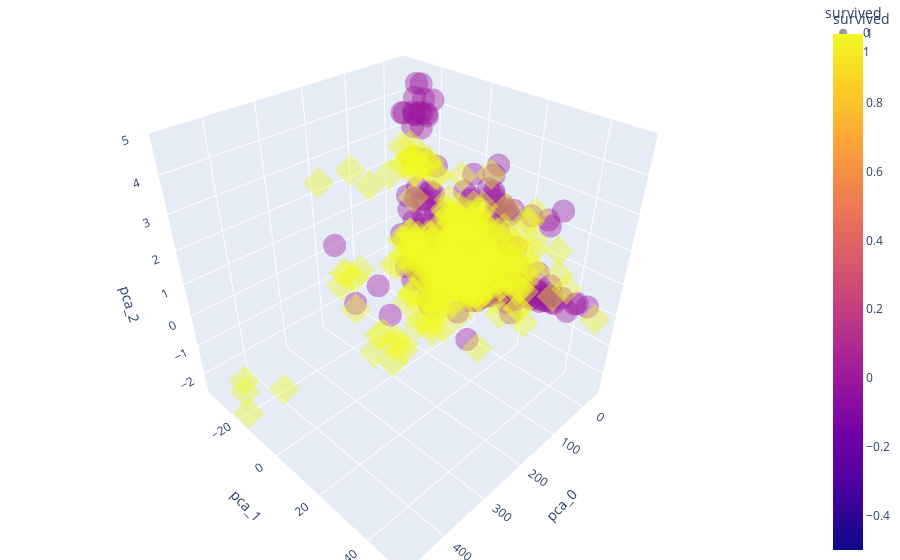

The code cell stored with this chart in its notebook:
### Code cell
fig = px.scatter_3d(pca_pd, x='pca_0', y='pca_1', z='pca_2', color='survived', symbol='survived', opacity=0.4)
fig.update_layout(margin=dict(l=0, r=0, b=0, t=0))
fig.show()

### Figure 1 — Plotly figure (JSON) as saved in the notebook; plotly's stock layout.template omitted (floating-point values rounded to 4 significant figures; data arrays with more than 128 entries replaced by an {"elided": "..."} marker saying what was removed)
{"data": [{"hovertemplate": "survived=%{marker.color}<br>pca_0=%{x}<br>pca_1=%{y}<br>pca_2=%{z}<extra></extra>", "legendgroup": "0", "marker": {"color": {"elided": "489 int values"}, "coloraxis": "coloraxis", "opacity": 0.4, "symbol": "circle"}, "mode": "markers", "name": "0", "scene": "scene", "showlegend": true, "type": "scatter3d", "x": {"elided": "489 float values"}, "y": {"elided": "489 float values"}, "z": {"elided": "489 float values"}}, {"hovertemplate": "survived=%{marker.color}<br>pca_0=%{x}<br>pca_1=%{y}<br>pca_2=%{z}<extra></extra>", "legendgroup": "1", "marker": {"color": {"elided": "347 int values"}, "coloraxis": "coloraxis", "opacity": 0.4, "symbol": "diamond"}, "mode": "markers", "name": "1", "scene": "scene", "showlegend": true, "type": "scatter3d", "x": {"elided": "347 float values"}, "y": {"elided": "347 float values"}, "z": {"elided": "347 float values"}}], "layout": {"coloraxis": {"colorbar": {"title": {"text": "survived"}}, "colorscale": [[0, "#0d0887"], [0.1111, "#46039f"], [0.2222, "#7201a8"], [0.3333, "#9c179e"], [0.4444, "#bd3786"], [0.5556, "#d8576b"], [0.6667, "#ed7953"], [0.7778, "#fb9f3a"], [0.8889, "#fdca26"], [1, "#f0f921"]]}, "legend": {"title": {"text": "survived"}, "tracegroupgap": 0}, "margin": {"b": 0, "l": 0, "r": 0, "t": 0}, "scene": {"domain": {"x": [0, 1], "y": [0, 1]}, "xaxis": {"title": {"text": "pca_0"}}, "yaxis": {"title": {"text": "pca_1"}}, "zaxis": {"title": {"text": "pca_2"}}}}}
